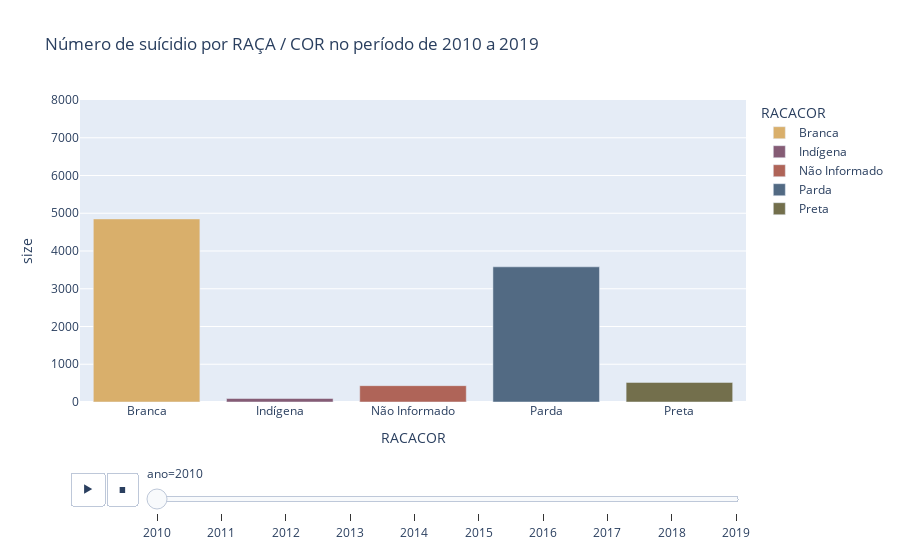

The notebook cell this image was saved under:
### Code cell
fig = px.bar(df_raca, x="RACACOR", y="size", 
             color="RACACOR",
             animation_frame="ano", 
             animation_group="RACACOR", 
             title='Número de suícidio por RAÇA / COR no período de 2010 a 2019',
             range_y=[0,8000],
            color_discrete_map={'Parda':'rgb(82, 106, 131)' ,'Preta':'rgb(115, 111, 76)' ,'Não Informado':'rgb(175, 100, 88)', 'Branca':'rgb(217, 175, 107)','Indígena':'rgb(133, 92, 117)'})
fig.show()

### Figure 1 — Plotly figure (JSON) as saved in the notebook; plotly's stock layout.template omitted (floating-point values rounded to 4 significant figures)
{"data": [{"alignmentgroup": "True", "hovertemplate": "RACACOR=%{x}<br>ano=2010<br>size=%{y}<extra></extra>", "ids": ["Branca"], "legendgroup": "Branca", "marker": {"color": "rgb(217, 175, 107)", "pattern": {"shape": ""}}, "name": "Branca", "offsetgroup": "Branca", "orientation": "v", "showlegend": true, "textposition": "auto", "type": "bar", "x": ["Branca"], "xaxis": "x", "y": [4850], "yaxis": "y"}, {"alignmentgroup": "True", "hovertemplate": "RACACOR=%{x}<br>ano=2010<br>size=%{y}<extra></extra>", "ids": ["Indígena"], "legendgroup": "Indígena", "marker": {"color": "rgb(133, 92, 117)", "pattern": {"shape": ""}}, "name": "Indígena", "offsetgroup": "Indígena", "orientation": "v", "showlegend": true, "textposition": "auto", "type": "bar", "x": ["Indígena"], "xaxis": "x", "y": [93], "yaxis": "y"}, {"alignmentgroup": "True", "hovertemplate": "RACACOR=%{x}<br>ano=2010<br>size=%{y}<extra></extra>", "ids": ["Não Informado"], "legendgroup": "Não Informado", "marker": {"color": "rgb(175, 100, 88)", "pattern": {"shape": ""}}, "name": "Não Informado", "offsetgroup": "Não Informado", "orientation": "v", "showlegend": true, "textposition": "auto", "type": "bar", "x": ["Não Informado"], "xaxis": "x", "y": [433], "yaxis": "y"}, {"alignmentgroup": "True", "hovertemplate": "RACACOR=%{x}<br>ano=2010<br>size=%{y}<extra></extra>", "ids": ["Parda"], "legendgroup": "Parda", "marker": {"color": "rgb(82, 106, 131)", "pattern": {"shape": ""}}, "name": "Parda", "offsetgroup": "Parda", "orientation": "v", "showlegend": true, "textposition": "auto", "type": "bar", "x": ["Parda"], "xaxis": "x", "y": [3581], "yaxis": "y"}, {"alignmentgroup": "True", "hovertemplate": "RACACOR=%{x}<br>ano=2010<br>size=%{y}<extra></extra>", "ids": ["Preta"], "legendgroup": "Preta", "marker": {"color": "rgb(115, 111, 76)", "pattern": {"shape": ""}}, "name": "Preta", "offsetgroup": "Preta", "orientation": "v", "showlegend": true, "textposition": "auto", "type": "bar", "x": ["Preta"], "xaxis": "x", "y": [519], "yaxis": "y"}], "layout": {"barmode": "relative", "legend": {"title": {"text": "RACACOR"}, "tracegroupgap": 0}, "sliders": [{"active": 0, "currentvalue": {"prefix": "ano="}, "len": 0.9, "pad": {"b": 10, "t": 60}, "steps": [{"args": [["2010"], {"frame": {"duration": 0, "redraw": true}, "fromcurrent": true, "mode": "immediate", "transition": {"duration": 0, "easing": "linear"}}], "label": "2010", "method": "animate"}, {"args": [["2011"], {"frame": {"duration": 0, "redraw": true}, "fromcurrent": true, "mode": "immediate", "transition": {"duration": 0, "easing": "linear"}}], "label": "2011", "method": "animate"}, {"args": [["2012"], {"frame": {"duration": 0, "redraw": true}, "fromcurrent": true, "mode": "immediate", "transition": {"duration": 0, "easing": "linear"}}], "label": "2012", "method": "animate"}, {"args": [["2013"], {"frame": {"duration": 0, "redraw": true}, "fromcurrent": true, "mode": "immediate", "transition": {"duration": 0, "easing": "linear"}}], "label": "2013", "method": "animate"}, {"args": [["2014"], {"frame": {"duration": 0, "redraw": true}, "fromcurrent": true, "mode": "immediate", "transition": {"duration": 0, "easing": "linear"}}], "label": "2014", "method": "animate"}, {"args": [["2015"], {"frame": {"duration": 0, "redraw": true}, "fromcurrent": true, "mode": "immediate", "transition": {"duration": 0, "easing": "linear"}}], "label": "2015", "method": "animate"}, {"args": [["2016"], {"frame": {"duration": 0, "redraw": true}, "fromcurrent": true, "mode": "immediate", "transition": {"duration": 0, "easing": "linear"}}], "label": "2016", "method": "animate"}, {"args": [["2017"], {"frame": {"duration": 0, "redraw": true}, "fromcurrent": true, "mode": "immediate", "transition": {"duration": 0, "easing": "linear"}}], "label": "2017", "method": "animate"}, {"args": [["2018"], {"frame": {"duration": 0, "redraw": true}, "fromcurrent": true, "mode": "immediate", "transition": {"duration": 0, "easing": "linear"}}], "label": "2018", "method": "animate"}, {"args": [["2019"], {"frame": {"duration": 0, "redraw": true}, "fromcurrent": true, "mode": "immediate", "transition": {"duration": 0, "easing": "linear"}}], "label": "2019", "method": "animate"}], "x": 0.1, "xanchor": "left", "y": 0, "yanchor": "top"}], "title": {"text": "Número de suícidio por RAÇA / COR no período de 2010 a 2019"}, "updatemenus": [{"buttons": [{"args": [null, {"frame": {"duration": 500, "redraw": true}, "fromcurrent": true, "mode": "immediate", "transition": {"duration": 500, "easing": "linear"}}], "label": "&#9654;", "method": "animate"}, {"args": [[null], {"frame": {"duration": 0, "redraw": true}, "fromcurrent": true, "mode": "immediate", "transition": {"duration": 0, "easing": "linear"}}], "label": "&#9724;", "method": "animate"}], "direction": "left", "pad": {"r": 10, "t": 70}, "showactive": false, "type": "buttons", "x": 0.1, "xanchor": "right", "y": 0, "yanchor": "top"}], "xaxis": {"anchor": "y", "categoryarray": ["Branca", "Indígena", "Não Informado", "Parda", "Preta"], "categoryorder": "array", "domain": [0, 1], "title": {"text": "RACACOR"}}, "yaxis": {"anchor": "x", "domain": [0, 1], "range": [0, 8000], "title": {"text": "size"}}}}
